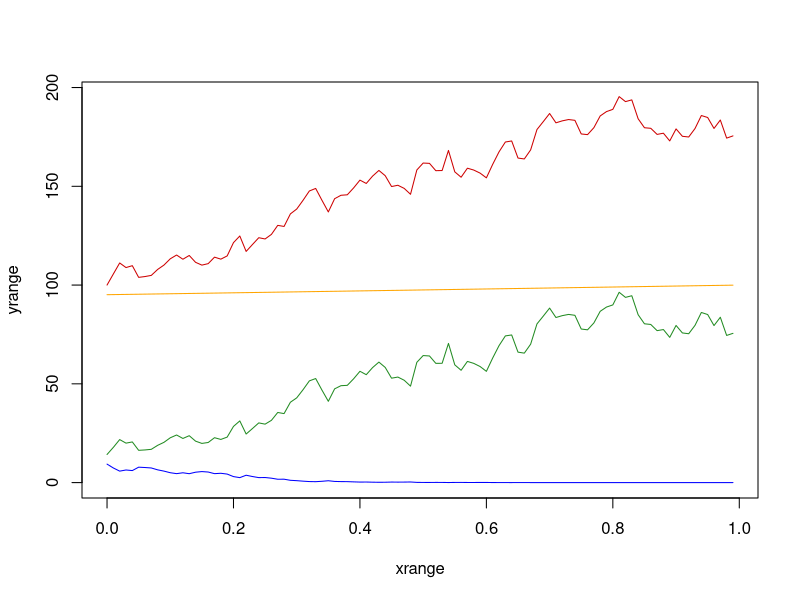

R code for this plot:
s0 = 100
n = 100

rate = 0.05
drift = 0.2
strike = 100
timestep = 0.01
volatility = 0.3
expiry = 1

# calculate stock price
nextPrice <- function (s) {
  s * (1 + drift * timestep + volatility * sqrt(timestep) * rnorm(1))
}

# BS d1
d1 <- function (S, E, r, volatility, expiry, t) {
  (log(S / E) + (r + 0.5 * volatility ^ 2) * (expiry - t)) / (volatility * sqrt(expiry - t))
}

# BS d2
d2 <- function (d1, volatility, expiry, t) {
  d1 - volatility * sqrt(expiry - t)
}

# call
C <- function (S, d1, d2, E, r, expiry, t) {
  S * pnorm(d1) - E * exp(-r * (expiry - t)) * pnorm(d2)
}

# put
P <- function (S, d1, d2, E, r, expiry, t) {
  -S * pnorm(-d1) + E * exp(-r * (expiry - t)) * pnorm(-d2)
}

s = array(n)
calls = array(n)
puts = array(n)
parity = array(n)
t = seq(0, timestep * (n - 1), by = timestep)

for (i in 1:n) {
  if (i == 1) {
    s[i] = s0
  }
  else {
    s[i] = nextPrice(s[i - 1])
  }
  
  sd1 = d1(s[i], strike, rate, volatility, expiry, t[i])
  sd2 = d2(sd1, volatility, expiry, t[i])
  calls[i] = C(s[i], sd1, sd2, strike, rate, expiry, t[i])
  puts[i] = P(s[i], sd1, sd2, strike, rate, expiry, t[i])
  parity[i] = s[i] - calls[i] + puts[i]
}

xrange = range(t)
yrange = range(0:max(s))

plot(xrange, yrange, type = "n")

points(t, s, col = "red3", type = "lines")
points(t, calls, col = "forestgreen", type = "lines")
points(t, puts, col = "blue", type = "lines")
points(t, parity, col = "orange", type = "lines")
